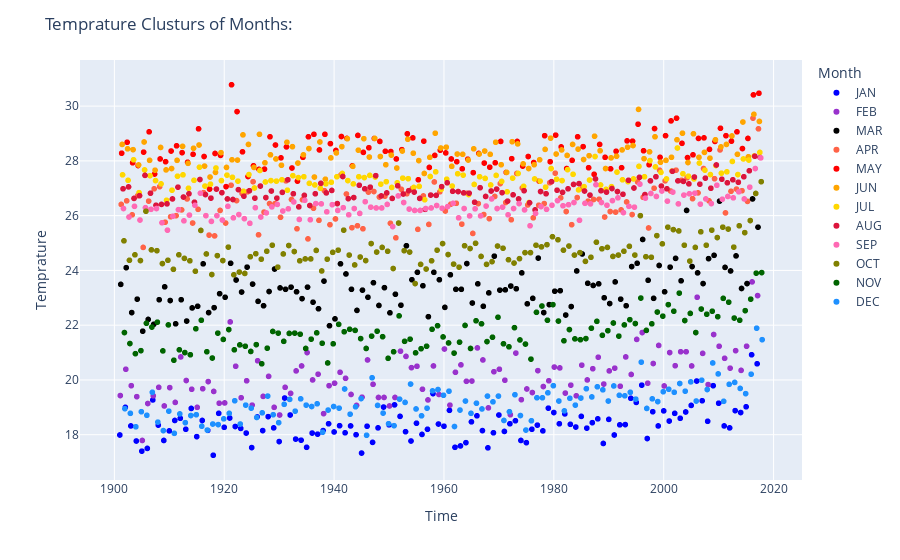

The cell this chart's notebook holds for it:
### Code cell
fig = px.scatter(df1, 'Date', 'Temprature', color='Month', 
                 color_discrete_sequence= ['blue','darkorchid','black','tomato','red','orange',
                                          'gold','crimson','hotpink','olive','darkgreen','dodgerblue'])
fig.update_layout(title='Temprature Clusturs of Months:',
                 xaxis_title = 'Time', yaxis_title='Temprature')
fig.show()
